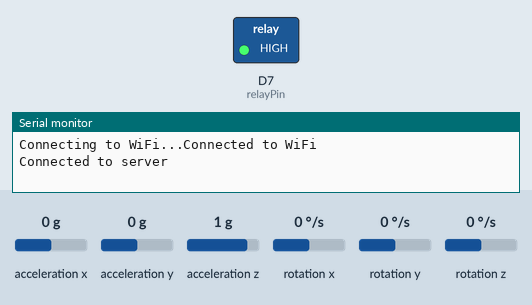
Recording of a sketch running on a simulated Arduino MKR. Parts: switched loads named in the sketch (green lamp = pin HIGH), the last lines printed to the serial monitor. The test bench sets the inputs (shaded band); at power-on: rotation y 0 °/s, acceleration x 0 g, acceleration y 0 g, acceleration z 1 g, rotation x 0 °/s, rotation z 0 °/s. WiFi joins after 1.5 s; servers stay silent unless stated.

Above: at 2.9 s.
3.0 s: rotation y set to 35 °/s
4.5 s: rotation y set to 43 °/s
At 5.7 s:
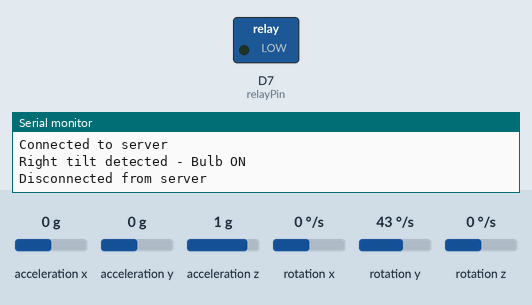
Timing chart, 0 to 7.5 s (numbered marks = the images above; inputs shaded):
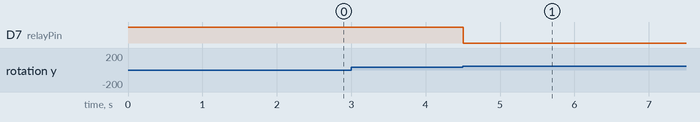

Measured:
- the behaviour switches between 38 and 39 °/s on rotation y (found by bisection; images 0 and 1)
- after the input at 3.0 s, every drawn part: stays the same
- after the input at 4.5 s, D7 (relayPin): HIGH → LOW at once

The sketch:

Arduinoras.ino
```cpp
#include <WiFiNINA.h>
#include <Wire.h>
#include <MPU6050.h>

MPU6050 mpu;
const char* ssid = "Ag";            // Replace with your WiFi network name
const char* password = "Football";     // Replace with your WiFi password
const char* serverIP = "192.168.200.10";     // Replace with Raspberry Pi's IP address
const int serverPort = 12345;

const int relayPin = 7;            // Relay pin connected to the Arduino
bool bulbState = false;            // Track the bulb state (on/off)
const int rightTiltThreshold = 5000;
const int leftTiltThreshold = -5000;

WiFiClient client;

void setup() {
  Serial.begin(9600);
  Wire.begin();
  mpu.initialize();

  if (!mpu.testConnection()) {
    Serial.println("MPU6050 connection failed");
    while (1);
  }

  pinMode(relayPin, OUTPUT);
  digitalWrite(relayPin, HIGH);

  // Connect to WiFi
  Serial.print("Connecting to WiFi...");
  WiFi.begin(ssid, password);
  while (WiFi.status() != WL_CONNECTED) {
    delay(500);
    Serial.print(".");
  }
  Serial.println("Connected to WiFi");

  // Connect to the server
  if (client.connect(serverIP, serverPort)) {
    Serial.println("Connected to server");
  } else {
    Serial.println("Connection to server failed");
  }
}

void loop() {
  int16_t ax, ay, az, gx, gy, gz;
  mpu.getMotion6(&ax, &ay, &az, &gx, &gy, &gz);

  // Check for right tilt
  if (gy > rightTiltThreshold && !bulbState) {
    bulbState = true;
    digitalWrite(relayPin, LOW); // Turn bulb ON
    Serial.println("Right tilt detected - Bulb ON");
    sendToServer("Right tilt detected - Bulb ON");
    delay(500); // Debounce delay
  }
  // Check for left tilt
  else if (gy < leftTiltThreshold && bulbState) {
    bulbState = false;
    digitalWrite(relayPin, HIGH); // Turn bulb OFF
    Serial.println("Left tilt detected - Bulb OFF");
    sendToServer("Left tilt detected - Bulb OFF");
    delay(500); // Debounce delay
  }

  delay(100); // Adjust this delay as needed for responsiveness
}

// Function to send data to server
void sendToServer(String message) {
  if (client.connected()) {
    client.println(message);  // Send the tilt message to Raspberry Pi
  } else {
    Serial.println("Disconnected from server");
  }
}
```
